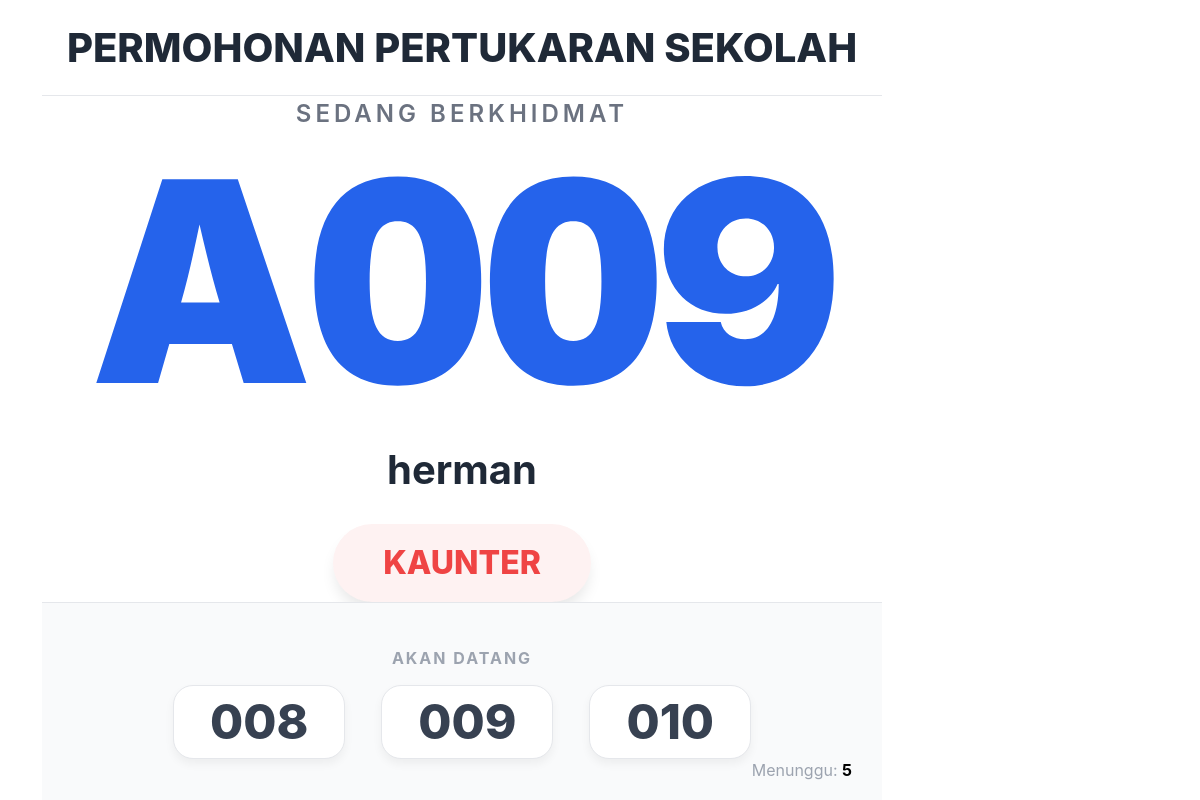
/q/e34f76f6-3da0-439d-a901-6b6a148072ad/display/, run on an earlier commit of the app's database.
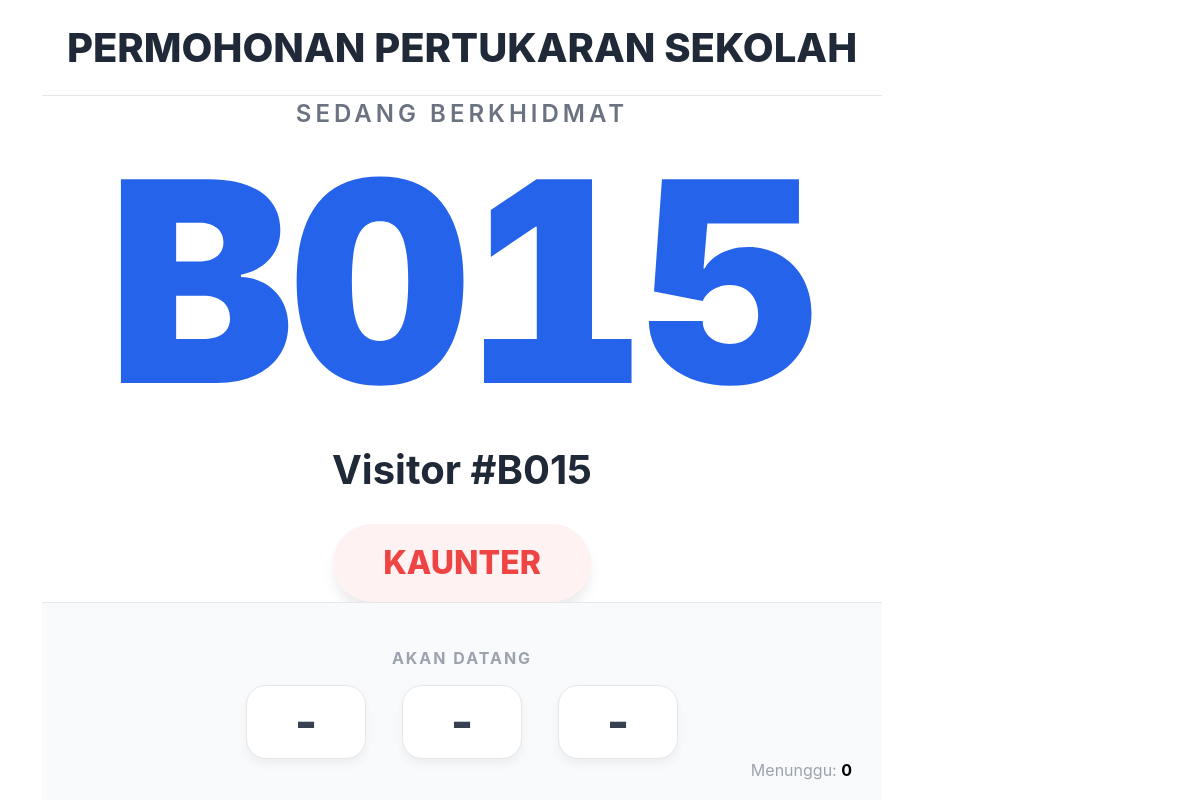
And on a later commit of the database.
### queues/models.py (models this page shows, shortened)
class Queue(models.Model):
    name = models.CharField(max_length=100)
    slug = models.SlugField(unique=True, default=uuid.uuid4) # Unik link untuk QR
    created_at = models.DateTimeField(auto_now_add=True)
    input_label = models.CharField(max_length=100, default="Masukkan nama anda")
    allow_join = models.BooleanField(default=True)       # Visitor self-sign-in
    ask_input = models.BooleanField(default=False)       # Ask for visitor input
    capacity = models.IntegerField(default=1000)         # Queue capacity
    logo = models.ImageField(upload_to='queue_logos/', blank=True, null=True)
    WAIT_TIME_CHOICES = [
        ('AUTO', 'Automatically calculated'),
        ('HIDDEN', 'Hidden'),
    ]
    wait_time_display = models.CharField(max_length=10, choices=WAIT_TIME_CHOICES, default='AUTO')
    LANGUAGE_CHOICES = [
        ('AUTO', 'Auto'),
        ('EN', 'English'),
        ('MS', 'Malay'),
    ]
    status_language = models.CharField(max_length=10, choices=LANGUAGE_CHOICES, default='AUTO')

class Visitor(models.Model):
    queue = models.ForeignKey(Queue, on_delete=models.CASCADE, related_name='visitors')
    name = models.CharField(max_length=100)
    number = models.IntegerField() # Nombor giliran (101, 102...)
    joined_at = models.DateTimeField(auto_now_add=True)
    STATUS_CHOICES = [
        ('WAITING', 'Waiting'),
        ('SERVING', 'Serving'),
        ('COMPLETED', 'Completed'),
    ]
    status = models.CharField(max_length=20, choices=STATUS_CHOICES, default='WAITING')
    is_returned = models.BooleanField(default=False)
    is_invited = models.BooleanField(default=False)
    SERVICE_CHOICES = [
        ('A', 'Pendaftaran'),
        ('B', 'Pembayaran'),
        ('C', 'Pertanyaan'),
    ]
    service_type = models.CharField(max_length=1, choices=SERVICE_CHOICES, default='A')
    @property
    def ticket_number(self):
        return f"{self.service_type}{self.number:03d}"

### queues/views.py (the view)
# urls.py: path('q/<slug:slug>/display/', views.status_display, name='status_display'),
def status_display(request, slug):
    queue = get_object_or_404(Queue, slug=slug)
    current_serving = Visitor.objects.filter(queue=queue, status='SERVING').first()
    waiting_visitors = Visitor.objects.filter(queue=queue, status='WAITING').order_by('is_returned', 'id')
    waiting_count = waiting_visitors.count()
    next_visitors = [f"{v.number:03d}" for v in waiting_visitors[:3]]
    return render(request, 'queues/display.html', {
        'queue': queue,
        'current_serving': current_serving,
        'waiting_count': waiting_count,
        'next_visitors': next_visitors
    })

### queues/templates/queues/display.html (shortened to what this page needs)
{% extends 'base.html' %}
{% block content %}
<div class="display-container">
    <div class="queue-header">
        <div class="queue-title">{{ queue.name }}</div>
    </div>
    <div id="active-container" class="active-section">
        <div class="label-current">Sedang Berkhidmat</div>
        <div id="number-text" class="big-number">
            {% if current_serving %}
                {{ current_serving.ticket_number }}
            {% else %}
                ---
            {% endif %}
        </div>
        <div id="name-text" class="visitor-name">
            {{ current_serving.name|default:"" }}
        </div>
        <div id="counter-text" class="counter-display" style="{% if not current_serving %}display: none;{% endif %}">
            {{ current_serving.served_by|default:"KAUNTER" }}
        </div>
    </div>
    <div class="footer-section">
        <div class="next-label">Akan Datang</div>
        <div id="next-list-container" class="next-list">
            {% if next_visitors %}
                {% for ticket in next_visitors %}
                    <div class="next-card"><span class="next-number">{{ ticket }}</span></div>
                {% endfor %}
            {% else %}
                <div class="next-card"><span class="next-number">-</span></div>
                <div class="next-card"><span class="next-number">-</span></div>
                <div class="next-card"><span class="next-number">-</span></div>
            {% endif %}
        </div>
        <div class="waiting-info">
            Menunggu: <strong id="total-waiting" style="color:#000">{{ waiting_count|default:"0" }}</strong>
        </div>
    </div>
</div>
{% endblock %}

### queues/templates/base.html (shortened to what this page needs)
<!DOCTYPE html>
<html>
<head>
    <link href="https://cdn.jsdelivr.net/npm/bootstrap@5.3.0/dist/css/bootstrap.min.css" rel="stylesheet">
</head>
<body>
    <div class="container">
        {% block content %}{% endblock %}
    </div>
</body>
</html>

### queues/templates/base.html (style rules this page uses)
body { background-color: #f8f9fa; font-family: sans-serif; }
.big-number { font-size: 8rem; font-weight: bold; }

### queues/templates/queues/display.html (style rules this page uses)
html, body { height: 100%; width: 100%; margin: 0; padding: 0; overflow: hidden; background-color: #ffffff; font-family: -apple-system, BlinkMacSystemFont, "Segoe UI", Roboto, Helvetica, Arial, sans-serif; }
.display-container { height: 100vh; width: 100vw; display: flex; flex-direction: column; justify-content: space-between; box-sizing: border-box; padding-right: 30vw; }
.queue-header { flex: 0 0 auto; height: 12vh; width: 100%; display: flex; justify-content: center; align-items: center; background-color: #ffffff; border-bottom: 1px solid #e5e7eb; gap: 20px; }
.queue-title { font-size: clamp(1.5rem, 4vw, 2.5rem); font-weight: 800; color: #1f2937; text-transform: uppercase; }
.active-section { flex: 1; display: flex; flex-direction: column; justify-content: center; align-items: center; width: 100%; text-align: center; }
.label-current { font-size: clamp(1.2rem, 3vh, 2.2rem); font-weight: 600; color: #6b7280; text-transform: uppercase; letter-spacing: 4px; }
.big-number { font-size: clamp(10rem, 35vh, 25rem); font-weight: 900; line-height: 1; color: #2563eb; letter-spacing: -5px; transition: transform 0.3s ease-out; margin: 10px 0; font-variant-numeric: tabular-nums; }
.visitor-name { font-size: clamp(1.5rem, 5vh, 3.5rem); color: #1f2937; font-weight: 700; margin-top: 1vh; }
.counter-display { font-size: clamp(1.5rem, 4vh, 3.5rem); color: #ef4444; font-weight: 800; margin-top: 3vh; text-transform: uppercase; background: #fef2f2; padding: 15px 50px; border-radius: 50px; box-shadow: 0 10px 15px -3px rgba(0, 0, 0, 0.1); }
.footer-section { flex: 0 0 auto; height: 25vh; width: 100%; background-color: #f9fafb; border-top: 1px solid #e5e7eb; display: flex; flex-direction: column; align-items: center; justify-content: center; position: relative; }
.next-label { font-size: clamp(0.9rem, 2vh, 1.2rem); font-weight: 700; color: #9ca3af; margin-bottom: 15px; text-transform: uppercase; letter-spacing: 2px; }
.next-list { display: flex; gap: 3vw; justify-content: center; width: 100%; }
.next-card { background-color: #ffffff; padding: 1.5vh 3vw; border-radius: 20px; min-width: 120px; text-align: center; box-shadow: 0 5px 10px rgba(0,0,0,0.05); border: 1px solid #e5e7eb; }
.next-number { font-size: clamp(2.5rem, 6vh, 4rem); font-weight: 800; color: #374151; line-height: 1; }
.waiting-info { position: absolute; bottom: 20px; right: 30px; font-size: 1rem; color: #9ca3af; }

What changed in the data, as far as the page shows it:
no longer on this page (row edited): Visitor: ticket_number "A009", name "herman"
added Visitor: ticket_number "B015", name "Visitor #B015"
Also different on the page:
{{ waiting_count|default:"0" }}: "5" → "0"
list line gone: "008"
list line gone: "009"
list line gone: "010"
